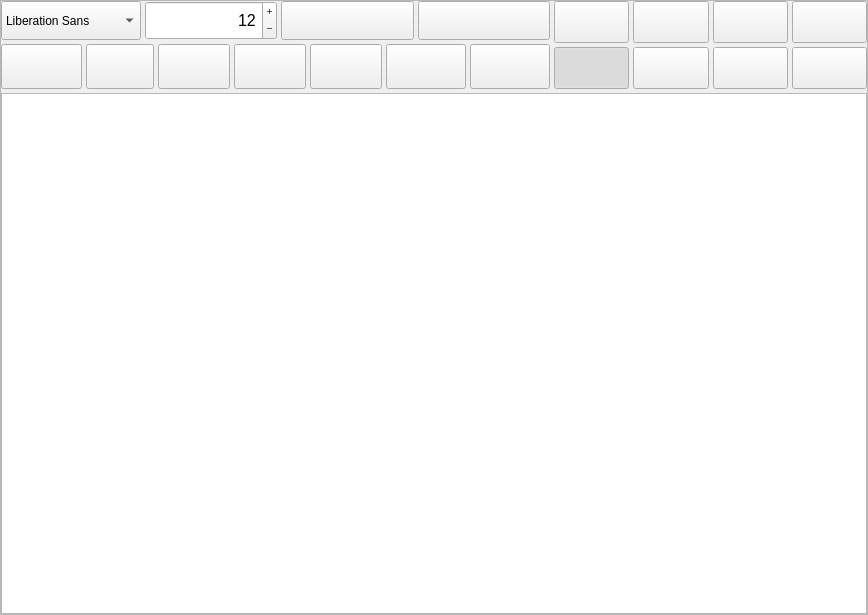
<?xml version="1.0" encoding="UTF-8"?>
<ui version="4.0">
 <class>Editor</class>
 <widget class="QFrame" name="Editor">
  <property name="geometry">
   <rect>
    <x>0</x>
    <y>0</y>
    <width>868</width>
    <height>615</height>
   </rect>
  </property>
  <property name="windowTitle">
   <string>Frame</string>
  </property>
  <property name="frameShape">
   <enum>QFrame::StyledPanel</enum>
  </property>
  <layout class="QVBoxLayout" name="verticalLayout_2">
   <property name="spacing">
    <number>4</number>
   </property>
   <property name="leftMargin">
    <number>0</number>
   </property>
   <property name="topMargin">
    <number>0</number>
   </property>
   <property name="rightMargin">
    <number>0</number>
   </property>
   <property name="bottomMargin">
    <number>0</number>
   </property>
   <item>
    <layout class="QHBoxLayout" name="topBar">
     <property name="rightMargin">
      <number>0</number>
     </property>
     <property name="bottomMargin">
      <number>0</number>
     </property>
     <item>
      <layout class="QVBoxLayout" name="fontLayout">
       <property name="bottomMargin">
        <number>0</number>
       </property>
       <item>
        <layout class="QHBoxLayout" name="fontSpecs">
         <property name="sizeConstraint">
          <enum>QLayout::SetDefaultConstraint</enum>
         </property>
         <property name="bottomMargin">
          <number>0</number>
         </property>
         <item>
          <widget class="QFontComboBox" name="fontSelector">
           <property name="enabled">
            <bool>true</bool>
           </property>
           <property name="sizePolicy">
            <sizepolicy hsizetype="Preferred" vsizetype="Preferred">
             <horstretch>0</horstretch>
             <verstretch>0</verstretch>
            </sizepolicy>
           </property>
           <property name="focusPolicy">
            <enum>Qt::NoFocus</enum>
           </property>
           <property name="editable">
            <bool>false</bool>
           </property>
           <property name="maxVisibleItems">
            <number>7</number>
           </property>
           <property name="sizeAdjustPolicy">
            <enum>QComboBox::AdjustToMinimumContentsLengthWithIcon</enum>
           </property>
           <property name="writingSystem">
            <enum>QFontDatabase::Any</enum>
           </property>
           <property name="fontFilters">
            <set>QFontComboBox::AllFonts</set>
           </property>
          </widget>
         </item>
         <item>
          <widget class="QSpinBox" name="fontSizeSelector">
           <property name="sizePolicy">
            <sizepolicy hsizetype="Preferred" vsizetype="Preferred">
             <horstretch>0</horstretch>
             <verstretch>0</verstretch>
            </sizepolicy>
           </property>
           <property name="font">
            <font>
             <pointsize>12</pointsize>
             <bold>false</bold>
            </font>
           </property>
           <property name="wrapping">
            <bool>false</bool>
           </property>
           <property name="alignment">
            <set>Qt::AlignRight|Qt::AlignTrailing|Qt::AlignVCenter</set>
           </property>
           <property name="buttonSymbols">
            <enum>QAbstractSpinBox::PlusMinus</enum>
           </property>
           <property name="showGroupSeparator" stdset="0">
            <bool>false</bool>
           </property>
           <property name="minimum">
            <number>1</number>
           </property>
           <property name="maximum">
            <number>1000</number>
           </property>
           <property name="value">
            <number>12</number>
           </property>
          </widget>
         </item>
         <item>
          <widget class="QToolButton" name="caseBtn">
           <property name="sizePolicy">
            <sizepolicy hsizetype="Minimum" vsizetype="Minimum">
             <horstretch>0</horstretch>
             <verstretch>0</verstretch>
            </sizepolicy>
           </property>
           <property name="font">
            <font>
             <pointsize>20</pointsize>
            </font>
           </property>
           <property name="focusPolicy">
            <enum>Qt::NoFocus</enum>
           </property>
           <property name="text">
            <string/>
           </property>
           <property name="icon">
            <iconset>
             <normalon>:/Icons/TextEditor/Icons/TextEditor/letters.svg</normalon>
            </iconset>
           </property>
           <property name="iconSize">
            <size>
             <width>20</width>
             <height>20</height>
            </size>
           </property>
           <property name="popupMode">
            <enum>QToolButton::InstantPopup</enum>
           </property>
           <property name="toolButtonStyle">
            <enum>Qt::ToolButtonIconOnly</enum>
           </property>
           <property name="autoRaise">
            <bool>false</bool>
           </property>
           <property name="arrowType">
            <enum>Qt::NoArrow</enum>
           </property>
          </widget>
         </item>
         <item>
          <widget class="QPushButton" name="clearFormatBtn">
           <property name="sizePolicy">
            <sizepolicy hsizetype="Minimum" vsizetype="Minimum">
             <horstretch>0</horstretch>
             <verstretch>0</verstretch>
            </sizepolicy>
           </property>
           <property name="font">
            <font>
             <pointsize>20</pointsize>
            </font>
           </property>
           <property name="focusPolicy">
            <enum>Qt::NoFocus</enum>
           </property>
           <property name="text">
            <string/>
           </property>
           <property name="icon">
            <iconset>
             <normalon>:/Icons/TextEditor/Icons/TextEditor/clearFormat.svg</normalon>
            </iconset>
           </property>
           <property name="iconSize">
            <size>
             <width>20</width>
             <height>20</height>
            </size>
           </property>
          </widget>
         </item>
        </layout>
       </item>
       <item>
        <layout class="QHBoxLayout" name="fontStyle">
         <item>
          <widget class="QPushButton" name="boldBtn">
           <property name="sizePolicy">
            <sizepolicy hsizetype="Preferred" vsizetype="Preferred">
             <horstretch>0</horstretch>
             <verstretch>0</verstretch>
            </sizepolicy>
           </property>
           <property name="font">
            <font>
             <family>Bell MT</family>
             <pointsize>20</pointsize>
             <bold>true</bold>
            </font>
           </property>
           <property name="focusPolicy">
            <enum>Qt::NoFocus</enum>
           </property>
           <property name="autoFillBackground">
            <bool>false</bool>
           </property>
           <property name="styleSheet">
            <string notr="true">:checked {background-color: rgb(0, 255, 255); border-color: rgb(255, 0, 0); border: 1px solid;}


</string>
           </property>
           <property name="text">
            <string notr="true"/>
           </property>
           <property name="icon">
            <iconset>
             <normalon>:/Icons/TextEditor/Icons/TextEditor/bold.svg</normalon>
            </iconset>
           </property>
           <property name="iconSize">
            <size>
             <width>20</width>
             <height>20</height>
            </size>
           </property>
           <property name="checkable">
            <bool>true</bool>
           </property>
           <property name="checked">
            <bool>false</bool>
           </property>
           <property name="autoDefault">
            <bool>false</bool>
           </property>
           <property name="default">
            <bool>false</bool>
           </property>
           <property name="flat">
            <bool>false</bool>
           </property>
           <attribute name="buttonGroup">
            <string notr="true">styleBtnGroup</string>
           </attribute>
          </widget>
         </item>
         <item>
          <widget class="QPushButton" name="italicBtn">
           <property name="sizePolicy">
            <sizepolicy hsizetype="Preferred" vsizetype="Preferred">
             <horstretch>0</horstretch>
             <verstretch>0</verstretch>
            </sizepolicy>
           </property>
           <property name="font">
            <font>
             <family>Monotype Corsiva</family>
             <pointsize>20</pointsize>
             <italic>true</italic>
            </font>
           </property>
           <property name="focusPolicy">
            <enum>Qt::NoFocus</enum>
           </property>
           <property name="autoFillBackground">
            <bool>true</bool>
           </property>
           <property name="text">
            <string/>
           </property>
           <property name="icon">
            <iconset>
             <normalon>:/Icons/TextEditor/Icons/TextEditor/italic.svg</normalon>
            </iconset>
           </property>
           <property name="iconSize">
            <size>
             <width>20</width>
             <height>20</height>
            </size>
           </property>
           <property name="checkable">
            <bool>true</bool>
           </property>
           <property name="autoDefault">
            <bool>false</bool>
           </property>
           <attribute name="buttonGroup">
            <string notr="true">styleBtnGroup</string>
           </attribute>
          </widget>
         </item>
         <item>
          <widget class="QPushButton" name="underlineBtn">
           <property name="sizePolicy">
            <sizepolicy hsizetype="Preferred" vsizetype="Preferred">
             <horstretch>0</horstretch>
             <verstretch>0</verstretch>
            </sizepolicy>
           </property>
           <property name="font">
            <font>
             <family>Bell MT</family>
             <pointsize>20</pointsize>
             <underline>true</underline>
            </font>
           </property>
           <property name="focusPolicy">
            <enum>Qt::NoFocus</enum>
           </property>
           <property name="autoFillBackground">
            <bool>true</bool>
           </property>
           <property name="text">
            <string/>
           </property>
           <property name="icon">
            <iconset>
             <normalon>:/Icons/TextEditor/Icons/TextEditor/underline.svg</normalon>
            </iconset>
           </property>
           <property name="iconSize">
            <size>
             <width>20</width>
             <height>20</height>
            </size>
           </property>
           <property name="checkable">
            <bool>true</bool>
           </property>
           <property name="autoDefault">
            <bool>false</bool>
           </property>
           <attribute name="buttonGroup">
            <string notr="true">styleBtnGroup</string>
           </attribute>
          </widget>
         </item>
         <item>
          <widget class="QPushButton" name="overlineBtn">
           <property name="sizePolicy">
            <sizepolicy hsizetype="Preferred" vsizetype="Preferred">
             <horstretch>0</horstretch>
             <verstretch>0</verstretch>
            </sizepolicy>
           </property>
           <property name="font">
            <font>
             <family>Book Antiqua</family>
             <pointsize>20</pointsize>
             <stylestrategy>PreferDefault</stylestrategy>
             <kerning>true</kerning>
            </font>
           </property>
           <property name="focusPolicy">
            <enum>Qt::NoFocus</enum>
           </property>
           <property name="styleSheet">
            <string notr="true">text-decoration: overline</string>
           </property>
           <property name="text">
            <string/>
           </property>
           <property name="icon">
            <iconset resource="../../Resources/resources.qrc">
             <normaloff>:/Icons/TextEditor/Icons/TextEditor/overline.svg</normaloff>:/Icons/TextEditor/Icons/TextEditor/overline.svg</iconset>
           </property>
           <property name="iconSize">
            <size>
             <width>20</width>
             <height>20</height>
            </size>
           </property>
           <property name="checkable">
            <bool>true</bool>
           </property>
           <property name="autoDefault">
            <bool>false</bool>
           </property>
           <attribute name="buttonGroup">
            <string notr="true">styleBtnGroup</string>
           </attribute>
          </widget>
         </item>
         <item>
          <widget class="QPushButton" name="strikethroughBtn">
           <property name="sizePolicy">
            <sizepolicy hsizetype="Preferred" vsizetype="Preferred">
             <horstretch>0</horstretch>
             <verstretch>0</verstretch>
            </sizepolicy>
           </property>
           <property name="font">
            <font>
             <family>Sitka Heading</family>
             <pointsize>20</pointsize>
             <strikeout>true</strikeout>
            </font>
           </property>
           <property name="focusPolicy">
            <enum>Qt::NoFocus</enum>
           </property>
           <property name="text">
            <string/>
           </property>
           <property name="icon">
            <iconset>
             <normalon>:/Icons/TextEditor/Icons/TextEditor/strikethrough.svg</normalon>
            </iconset>
           </property>
           <property name="iconSize">
            <size>
             <width>20</width>
             <height>20</height>
            </size>
           </property>
           <property name="checkable">
            <bool>true</bool>
           </property>
           <property name="autoDefault">
            <bool>false</bool>
           </property>
           <attribute name="buttonGroup">
            <string notr="true">styleBtnGroup</string>
           </attribute>
          </widget>
         </item>
         <item>
          <widget class="QPushButton" name="subscriptBtn">
           <property name="sizePolicy">
            <sizepolicy hsizetype="Preferred" vsizetype="Preferred">
             <horstretch>0</horstretch>
             <verstretch>0</verstretch>
            </sizepolicy>
           </property>
           <property name="font">
            <font>
             <pointsize>20</pointsize>
            </font>
           </property>
           <property name="focusPolicy">
            <enum>Qt::NoFocus</enum>
           </property>
           <property name="text">
            <string/>
           </property>
           <property name="icon">
            <iconset>
             <normalon>:/Icons/TextEditor/Icons/TextEditor/subscript.svg</normalon>
            </iconset>
           </property>
           <property name="iconSize">
            <size>
             <width>20</width>
             <height>20</height>
            </size>
           </property>
           <property name="checkable">
            <bool>true</bool>
           </property>
           <property name="autoDefault">
            <bool>false</bool>
           </property>
          </widget>
         </item>
         <item>
          <widget class="QPushButton" name="superscriptBtn">
           <property name="sizePolicy">
            <sizepolicy hsizetype="Preferred" vsizetype="Preferred">
             <horstretch>0</horstretch>
             <verstretch>0</verstretch>
            </sizepolicy>
           </property>
           <property name="font">
            <font>
             <pointsize>20</pointsize>
            </font>
           </property>
           <property name="focusPolicy">
            <enum>Qt::NoFocus</enum>
           </property>
           <property name="text">
            <string/>
           </property>
           <property name="icon">
            <iconset>
             <normalon>:/Icons/TextEditor/Icons/TextEditor/superscript.svg</normalon>
            </iconset>
           </property>
           <property name="iconSize">
            <size>
             <width>20</width>
             <height>20</height>
            </size>
           </property>
           <property name="checkable">
            <bool>true</bool>
           </property>
           <property name="checked">
            <bool>false</bool>
           </property>
           <property name="autoDefault">
            <bool>false</bool>
           </property>
           <property name="default">
            <bool>false</bool>
           </property>
           <property name="flat">
            <bool>false</bool>
           </property>
          </widget>
         </item>
        </layout>
       </item>
      </layout>
     </item>
     <item>
      <layout class="QVBoxLayout" name="paragraphLayout">
       <property name="leftMargin">
        <number>0</number>
       </property>
       <property name="topMargin">
        <number>0</number>
       </property>
       <item>
        <layout class="QHBoxLayout" name="listLayout">
         <item>
          <widget class="QPushButton" name="bulletListBtn">
           <property name="sizePolicy">
            <sizepolicy hsizetype="Preferred" vsizetype="Preferred">
             <horstretch>0</horstretch>
             <verstretch>0</verstretch>
            </sizepolicy>
           </property>
           <property name="focusPolicy">
            <enum>Qt::NoFocus</enum>
           </property>
           <property name="text">
            <string/>
           </property>
           <property name="icon">
            <iconset>
             <normalon>:/Icons/TextEditor/Icons/TextEditor/bulletList.svg</normalon>
            </iconset>
           </property>
           <property name="iconSize">
            <size>
             <width>20</width>
             <height>20</height>
            </size>
           </property>
          </widget>
         </item>
         <item>
          <widget class="QPushButton" name="numberedListBtn">
           <property name="sizePolicy">
            <sizepolicy hsizetype="Preferred" vsizetype="Preferred">
             <horstretch>0</horstretch>
             <verstretch>0</verstretch>
            </sizepolicy>
           </property>
           <property name="focusPolicy">
            <enum>Qt::NoFocus</enum>
           </property>
           <property name="text">
            <string/>
           </property>
           <property name="icon">
            <iconset>
             <normalon>:/Icons/TextEditor/Icons/TextEditor/numberedList.svg</normalon>
            </iconset>
           </property>
           <property name="iconSize">
            <size>
             <width>20</width>
             <height>20</height>
            </size>
           </property>
          </widget>
         </item>
         <item>
          <widget class="QPushButton" name="tableBtn">
           <property name="sizePolicy">
            <sizepolicy hsizetype="Preferred" vsizetype="Preferred">
             <horstretch>0</horstretch>
             <verstretch>0</verstretch>
            </sizepolicy>
           </property>
           <property name="focusPolicy">
            <enum>Qt::NoFocus</enum>
           </property>
           <property name="text">
            <string/>
           </property>
           <property name="icon">
            <iconset>
             <normalon>:/Icons/TextEditor/Icons/TextEditor/table.svg</normalon>
            </iconset>
           </property>
           <property name="iconSize">
            <size>
             <width>20</width>
             <height>20</height>
            </size>
           </property>
          </widget>
         </item>
         <item>
          <widget class="QPushButton" name="imgBtn">
           <property name="sizePolicy">
            <sizepolicy hsizetype="Preferred" vsizetype="Preferred">
             <horstretch>0</horstretch>
             <verstretch>0</verstretch>
            </sizepolicy>
           </property>
           <property name="text">
            <string/>
           </property>
           <property name="icon">
            <iconset>
             <activeon>:/Icons/TextEditor/Icons/TextEditor/insertImage.svg</activeon>
            </iconset>
           </property>
           <property name="iconSize">
            <size>
             <width>20</width>
             <height>20</height>
            </size>
           </property>
          </widget>
         </item>
        </layout>
       </item>
       <item>
        <layout class="QHBoxLayout" name="alignmentLayout">
         <property name="rightMargin">
          <number>0</number>
         </property>
         <item>
          <widget class="QPushButton" name="alignLeftBtn">
           <property name="sizePolicy">
            <sizepolicy hsizetype="Preferred" vsizetype="Preferred">
             <horstretch>0</horstretch>
             <verstretch>0</verstretch>
            </sizepolicy>
           </property>
           <property name="focusPolicy">
            <enum>Qt::NoFocus</enum>
           </property>
           <property name="text">
            <string/>
           </property>
           <property name="icon">
            <iconset>
             <normalon>:/Icons/TextEditor/Icons/TextEditor/align-left.svg</normalon>
            </iconset>
           </property>
           <property name="iconSize">
            <size>
             <width>20</width>
             <height>20</height>
            </size>
           </property>
           <property name="checkable">
            <bool>true</bool>
           </property>
           <property name="checked">
            <bool>true</bool>
           </property>
           <property name="autoDefault">
            <bool>false</bool>
           </property>
           <attribute name="buttonGroup">
            <string notr="true">alignmentBtnGroup</string>
           </attribute>
          </widget>
         </item>
         <item>
          <widget class="QPushButton" name="alignCenterBtn">
           <property name="sizePolicy">
            <sizepolicy hsizetype="Preferred" vsizetype="Preferred">
             <horstretch>0</horstretch>
             <verstretch>0</verstretch>
            </sizepolicy>
           </property>
           <property name="focusPolicy">
            <enum>Qt::NoFocus</enum>
           </property>
           <property name="text">
            <string/>
           </property>
           <property name="icon">
            <iconset>
             <normalon>:/Icons/TextEditor/Icons/TextEditor/align-center.svg</normalon>
            </iconset>
           </property>
           <property name="iconSize">
            <size>
             <width>20</width>
             <height>20</height>
            </size>
           </property>
           <property name="checkable">
            <bool>true</bool>
           </property>
           <property name="autoDefault">
            <bool>false</bool>
           </property>
           <attribute name="buttonGroup">
            <string notr="true">alignmentBtnGroup</string>
           </attribute>
          </widget>
         </item>
         <item>
          <widget class="QPushButton" name="alignRightBtn">
           <property name="sizePolicy">
            <sizepolicy hsizetype="Preferred" vsizetype="Preferred">
             <horstretch>0</horstretch>
             <verstretch>0</verstretch>
            </sizepolicy>
           </property>
           <property name="focusPolicy">
            <enum>Qt::NoFocus</enum>
           </property>
           <property name="text">
            <string/>
           </property>
           <property name="icon">
            <iconset>
             <normalon>:/Icons/TextEditor/Icons/TextEditor/align-right.svg</normalon>
            </iconset>
           </property>
           <property name="iconSize">
            <size>
             <width>20</width>
             <height>20</height>
            </size>
           </property>
           <property name="checkable">
            <bool>true</bool>
           </property>
           <property name="autoDefault">
            <bool>false</bool>
           </property>
           <attribute name="buttonGroup">
            <string notr="true">alignmentBtnGroup</string>
           </attribute>
          </widget>
         </item>
         <item>
          <widget class="QPushButton" name="alignJustifyBtn">
           <property name="sizePolicy">
            <sizepolicy hsizetype="Preferred" vsizetype="Preferred">
             <horstretch>0</horstretch>
             <verstretch>0</verstretch>
            </sizepolicy>
           </property>
           <property name="focusPolicy">
            <enum>Qt::NoFocus</enum>
           </property>
           <property name="text">
            <string/>
           </property>
           <property name="icon">
            <iconset>
             <normalon>:/Icons/TextEditor/Icons/TextEditor/align-justify.svg</normalon>
            </iconset>
           </property>
           <property name="iconSize">
            <size>
             <width>20</width>
             <height>20</height>
            </size>
           </property>
           <property name="checkable">
            <bool>true</bool>
           </property>
           <property name="autoDefault">
            <bool>false</bool>
           </property>
           <attribute name="buttonGroup">
            <string notr="true">alignmentBtnGroup</string>
           </attribute>
          </widget>
         </item>
        </layout>
       </item>
      </layout>
     </item>
    </layout>
   </item>
   <item>
    <layout class="QVBoxLayout" name="verticalLayout">
     <property name="spacing">
      <number>0</number>
     </property>
     <item>
      <widget class="QTextEdit" name="content">
       <property name="font">
        <font>
         <pointsize>12</pointsize>
         <stylestrategy>PreferAntialias</stylestrategy>
        </font>
       </property>
       <property name="autoFormatting">
        <set>QTextEdit::AutoAll</set>
       </property>
       <property name="lineWrapMode">
        <enum>QTextEdit::WidgetWidth</enum>
       </property>
       <property name="overwriteMode">
        <bool>false</bool>
       </property>
      </widget>
     </item>
    </layout>
   </item>
  </layout>
 </widget>
 <resources>
  <include location="../../Resources/resources.qrc"/>
 </resources>
 <connections/>
 <buttongroups>
  <buttongroup name="styleBtnGroup">
   <property name="exclusive">
    <bool>false</bool>
   </property>
  </buttongroup>
  <buttongroup name="alignmentBtnGroup"/>
 </buttongroups>
</ui>
